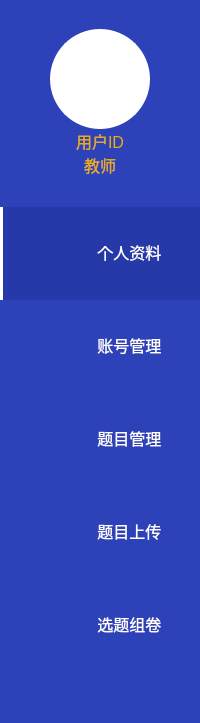
    <widget class="QWidget" name="sideBar" native="true">
     <property name="styleSheet">
      <string notr="true">QWidget {
	background-color: #2D42B8;
}

/* 默认 */
QToolButton{   
	border-top: 3px outset transparent;           /* 上边框宽度3像素、突出显示、颜色为透明 */
	border-bottom: 7px outset transparent;
	border-right: 3px outset transparent;
	border-left: 3px outset transparent;
    min-width: 80px;                            /* 控件最小宽度 */
    min-height: 80px;
	background-color: #2D42B8;
	padding-left: 50px;
	color: #fff;
}

/* 鼠标悬停 */
QToolButton:hover{
	background-color: #2539A9;
}

/* 点击和按下 */
QToolButton:pressed,QToolButton:checked{
	border-left: 3px outset #fff;  /* 左边框宽度3像素、突出显示、颜色为深深灰 */
	background-color: #2539A9;	
}

QPushButton:default {
    border-color: navy; /* make the default button prominent */
}
</string>
     </property>
     <layout class="QVBoxLayout" name="verticalLayout_2" stretch="0,0,0,0,0,0,0,0,0,0,0">
      <property name="spacing">
       <number>0</number>
      </property>
      <property name="leftMargin">
       <number>0</number>
      </property>
      <property name="rightMargin">
       <number>0</number>
      </property>
      <item>
       <widget class="QWidget" name="widget" native="true">
        <layout class="QVBoxLayout" name="verticalLayout_4"/>
       </widget>
      </item>
      <item alignment="Qt::AlignHCenter">
       <widget class="QLabel" name="label_20">
        <property name="minimumSize">
         <size>
          <width>100</width>
          <height>100</height>
         </size>
        </property>
        <property name="maximumSize">
         <size>
          <width>100</width>
          <height>100</height>
         </size>
        </property>
        <property name="styleSheet">
         <string notr="true">border: 2px solid #fff;
border-radius: 50px;
background-color: rgb(255, 255, 255);</string>
        </property>
        <property name="text">
         <string/>
        </property>
        <property name="pixmap">
         <pixmap resource="res.qrc">:/resource/user.png</pixmap>
        </property>
        <property name="scaledContents">
         <bool>true</bool>
        </property>
        <property name="margin">
         <number>20</number>
        </property>
       </widget>
      </item>
      <item alignment="Qt::AlignHCenter">
       <widget class="QLabel" name="label_userID">
        <property name="font">
         <font>
          <pointsize>12</pointsize>
         </font>
        </property>
        <property name="styleSheet">
         <string notr="true">color: rgb(233, 173, 10);</string>
        </property>
        <property name="text">
         <string>用户ID</string>
        </property>
        <property name="margin">
         <number>5</number>
        </property>
       </widget>
      </item>
      <item alignment="Qt::AlignHCenter">
       <widget class="QLabel" name="label_identity">
        <property name="font">
         <font>
          <pointsize>12</pointsize>
         </font>
        </property>
        <property name="styleSheet">
         <string notr="true">color: rgb(233, 173, 10);</string>
        </property>
        <property name="text">
         <string>教师</string>
        </property>
        <property name="margin">
         <number>5</number>
        </property>
       </widget>
      </item>
      <item>
       <spacer name="verticalSpacer_2">
        <property name="orientation">
         <enum>Qt::Vertical</enum>
        </property>
        <property name="sizeType">
         <enum>QSizePolicy::Fixed</enum>
        </property>
        <property name="sizeHint" stdset="0">
         <size>
          <width>20</width>
          <height>30</height>
         </size>
        </property>
       </spacer>
      </item>
      <item>
       <widget class="QToolButton" name="toolBtn_profile">
        <property name="sizePolicy">
         <sizepolicy hsizetype="Expanding" vsizetype="Fixed">
          <horstretch>0</horstretch>
          <verstretch>0</verstretch>
         </sizepolicy>
        </property>
        <property name="minimumSize">
         <size>
          <width>136</width>
          <height>90</height>
         </size>
        </property>
        <property name="font">
         <font>
          <pointsize>12</pointsize>
         </font>
        </property>
        <property name="styleSheet">
         <string notr="true">text-align: center;</string>
        </property>
        <property name="text">
         <string>  个人资料</string>
        </property>
        <property name="icon">
         <iconset resource="res.qrc">
          <normaloff>:/resource/profile.png</normaloff>:/resource/profile.png</iconset>
        </property>
        <property name="checkable">
         <bool>true</bool>
        </property>
        <property name="checked">
         <bool>true</bool>
        </property>
        <property name="autoExclusive">
         <bool>true</bool>
        </property>
        <property name="toolButtonStyle">
         <enum>Qt::ToolButtonTextBesideIcon</enum>
        </property>
       </widget>
      </item>
      <item>
       <widget class="QToolButton" name="toolBtn_userManage">
        <property name="sizePolicy">
         <sizepolicy hsizetype="Expanding" vsizetype="Fixed">
          <horstretch>0</horstretch>
          <verstretch>0</verstretch>
         </sizepolicy>
        </property>
        <property name="font">
         <font>
          <pointsize>12</pointsize>
         </font>
        </property>
        <property name="text">
         <string>  账号管理</string>
        </property>
        <property name="icon">
         <iconset resource="res.qrc">
          <normaloff>:/resource/usermanage.png</normaloff>:/resource/usermanage.png</iconset>
        </property>
        <property name="checkable">
         <bool>true</bool>
        </property>
        <property name="autoExclusive">
         <bool>true</bool>
        </property>
        <property name="toolButtonStyle">
         <enum>Qt::ToolButtonTextBesideIcon</enum>
        </property>
       </widget>
      </item>
      <item>
       <widget class="QToolButton" name="toolBtn_quesManage">
        <property name="sizePolicy">
         <sizepolicy hsizetype="Expanding" vsizetype="Fixed">
          <horstretch>0</horstretch>
          <verstretch>0</verstretch>
         </sizepolicy>
        </property>
        <property name="font">
         <font>
          <pointsize>12</pointsize>
         </font>
        </property>
        <property name="text">
         <string>  题目管理</string>
        </property>
        <property name="icon">
         <iconset resource="res.qrc">
          <normaloff>:/resource/promanage.png</normaloff>:/resource/promanage.png</iconset>
        </property>
        <property name="checkable">
         <bool>true</bool>
        </property>
        <property name="autoExclusive">
         <bool>true</bool>
        </property>
        <property name="toolButtonStyle">
         <enum>Qt::ToolButtonTextBesideIcon</enum>
        </property>
       </widget>
      </item>
      <item>
       <widget class="QToolButton" name="toolBtn_quesUpload">
        <property name="sizePolicy">
         <sizepolicy hsizetype="Expanding" vsizetype="Fixed">
          <horstretch>0</horstretch>
          <verstretch>0</verstretch>
         </sizepolicy>
        </property>
        <property name="font">
         <font>
          <pointsize>12</pointsize>
         </font>
        </property>
        <property name="text">
         <string>  题目上传</string>
        </property>
        <property name="icon">
         <iconset resource="res.qrc">
          <normaloff>:/resource/upload.png</normaloff>:/resource/upload.png</iconset>
        </property>
        <property name="iconSize">
         <size>
          <width>20</width>
          <height>20</height>
         </size>
        </property>
        <property name="checkable">
         <bool>true</bool>
        </property>
        <property name="autoExclusive">
         <bool>true</bool>
        </property>
        <property name="toolButtonStyle">
         <enum>Qt::ToolButtonTextBesideIcon</enum>
        </property>
       </widget>
      </item>
      <item>
       <widget class="QToolButton" name="toolBtn_createPaper">
        <property name="sizePolicy">
         <sizepolicy hsizetype="Expanding" vsizetype="Fixed">
          <horstretch>0</horstretch>
          <verstretch>0</verstretch>
         </sizepolicy>
        </property>
        <property name="font">
         <font>
          <pointsize>12</pointsize>
         </font>
        </property>
        <property name="text">
         <string>  选题组卷</string>
        </property>
        <property name="icon">
         <iconset resource="res.qrc">
          <normaloff>:/resource/exam.png</normaloff>:/resource/exam.png</iconset>
        </property>
        <property name="checkable">
         <bool>true</bool>
        </property>
        <property name="autoExclusive">
         <bool>true</bool>
        </property>
        <property name="toolButtonStyle">
         <enum>Qt::ToolButtonTextBesideIcon</enum>
        </property>
       </widget>
      </item>
      <item>
       <spacer name="verticalSpacer">
        <property name="orientation">
         <enum>Qt::Vertical</enum>
        </property>
        <property name="sizeHint" stdset="0">
         <size>
          <width>20</width>
          <height>40</height>
         </size>
        </property>
       </spacer>
      </item>
     </layout>
    </widget>
